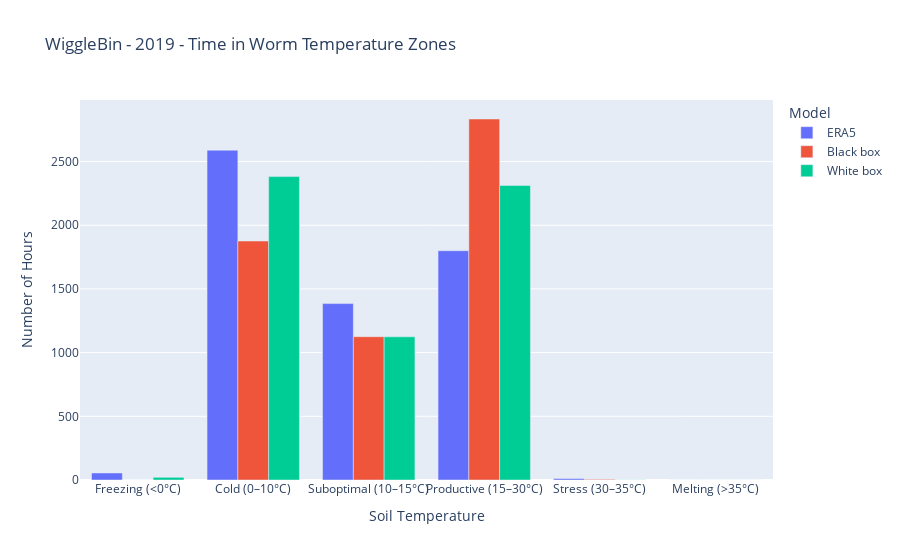

Notebook code for this chart:
### Code cell
series_to_compare = {
    'ERA5': year_2019['soil_0_7'],
    name_model_A: year_2019['bin_model_A_soil'],
    name_model_B: year_2019['bin_model_B_soil'],
}

fig = plot_hours_in_temperature_zones(series_to_compare, "WiggleBin - 2019 - Time in Worm Temperature Zones")
fig.show()

### Figure 1 — Plotly figure (JSON) as saved in the notebook; plotly's stock layout.template omitted (floating-point values rounded to 4 significant figures)
{"data": [{"alignmentgroup": "True", "hovertemplate": "Model=ERA5<br>Zone=%{x}<br>Hours=%{y}<extra></extra>", "legendgroup": "ERA5", "marker": {"color": "#636efa", "pattern": {"shape": ""}}, "name": "ERA5", "offsetgroup": "ERA5", "orientation": "v", "showlegend": true, "textposition": "auto", "type": "bar", "x": ["Freezing (<0°C)", "Cold (0–10°C)", "Suboptimal (10–15°C)", "Productive (15–30°C)", "Stress (30–35°C)", "Melting (>35°C)"], "xaxis": "x", "y": [55, 2589, 1385, 1800, 11, 0], "yaxis": "y"}, {"alignmentgroup": "True", "hovertemplate": "Model=Black box<br>Zone=%{x}<br>Hours=%{y}<extra></extra>", "legendgroup": "Black box", "marker": {"color": "#EF553B", "pattern": {"shape": ""}}, "name": "Black box", "offsetgroup": "Black box", "orientation": "v", "showlegend": true, "textposition": "auto", "type": "bar", "x": ["Freezing (<0°C)", "Cold (0–10°C)", "Suboptimal (10–15°C)", "Productive (15–30°C)", "Stress (30–35°C)", "Melting (>35°C)"], "xaxis": "x", "y": [0, 1876, 1125, 2834, 5, 0], "yaxis": "y"}, {"alignmentgroup": "True", "hovertemplate": "Model=White box<br>Zone=%{x}<br>Hours=%{y}<extra></extra>", "legendgroup": "White box", "marker": {"color": "#00cc96", "pattern": {"shape": ""}}, "name": "White box", "offsetgroup": "White box", "orientation": "v", "showlegend": true, "textposition": "auto", "type": "bar", "x": ["Freezing (<0°C)", "Cold (0–10°C)", "Suboptimal (10–15°C)", "Productive (15–30°C)", "Stress (30–35°C)", "Melting (>35°C)"], "xaxis": "x", "y": [21, 2382, 1124, 2312, 1, 0], "yaxis": "y"}], "layout": {"barmode": "group", "legend": {"title": {"text": "Model"}, "tracegroupgap": 0}, "title": {"text": "WiggleBin - 2019 - Time in Worm Temperature Zones"}, "xaxis": {"anchor": "y", "categoryarray": ["Freezing (<0°C)", "Cold (0–10°C)", "Suboptimal (10–15°C)", "Productive (15–30°C)", "Stress (30–35°C)", "Melting (>35°C)"], "categoryorder": "array", "domain": [0, 1], "tickangle": 0, "title": {"text": "Soil Temperature"}}, "yaxis": {"anchor": "x", "domain": [0, 1], "title": {"text": "Number of Hours"}}}}
